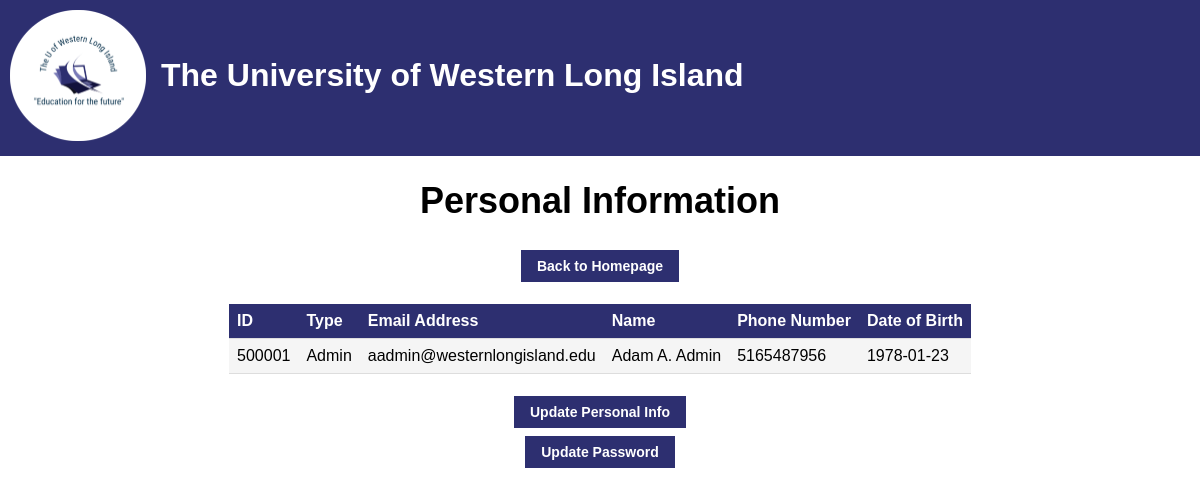
The app's page /ViewPersonalInfo.php (signed in) with its own data.
### tables this page shows
CREATE TABLE IF NOT EXISTS User (
  `ID` int(6) NOT NULL AUTO_INCREMENT unique,
  `type` varchar(8) NOT NULL,
  `email` varchar(255) NOT NULL unique,
  `password` varchar(255) NOT NULL,
  `first_Name` varchar(255) NOT NULL,
  `middle_Initial` varchar(1) DEFAULT NULL,
  `last_Name` varchar(255) NOT NULL,
  `phone_Number` varchar(10) DEFAULT NULL,
  `DOB` varchar(10) DEFAULT NULL,
  `hidden` boolean default False,
  PRIMARY KEY (`ID`)
);

### ViewPersonalInfo.php (the view, shortened to what this page needs)
<link rel="stylesheet" href="stylesheet.css">
<!doctype html>
<html>
<head>
    <ul>
    <li><img src = "UpdatedLogo.png" style="width:136;height:131;padding:10px;"></li>
    <li><div class="heading">The University of Western Long Island</div></li>
    </ul>
</head>
<body>
    <h1>Personal Information</h1>
    <a href="BackToHomepage.php">Back to Homepage</a><br>
    <?php
    	$servername = "localhost";
		$username = "root";
		$password = "";
		$dbname = "RegistrationSystem";
		$conn = new mysqli($servername, $username, $password, $dbname);
    $sql = "SELECT * FROM user WHERE ID = '" . $_SESSION["ID"] . "'";
		$result = $conn->query($sql);
		$row = $result->fetch_assoc();
      $ID = $row["ID"];
   		$type = $row["type"];
      $email = $row["email"];
      $fname = $row["first_Name"];
      $mname = $row["middle_Initial"];
      $lname = $row["last_Name"];
      $phone = $row["phone_Number"];
      $dob = $row["DOB"];
      if($type == "Admin" || $type == "Research")
      {
        echo "<p><table>
              <tr>
                <th>ID</th>
                <th>Type</th>
                <th>Email Address</th>
                <th>Name</th>
                <th>Phone Number</th>
                <th>Date of Birth</th>
              </tr>
              <tr>
                <td>". $ID ."</td>
                <td>". $type ."</td>
                <td>". $email ."</td>
                <td>". $fname . " " . $mname . ". " . $lname . "</td>
                <td>". $phone ."</td>
                <td>". $dob ."</td>
              </tr>
            </table></p>";
        }
   	?>
    <a href="UpdatePersonalInfo.php">Update Personal Info</a><br>
    <a href="UpdatePassword.php">Update Password</a><br>
</body>
</html>

### stylesheet.css (style rules this page uses)
ul { list-style-type: none; color: white; margin: 0; padding: 0; overflow: hidden; background-color: #2D2F70; top: 0; }
li { float: left; color: white; }
.heading { color: white; font-size: xx-large; margin-top: 57px; margin-left: 5px; font-weight: bold; }
body { background-color: white; background-repeat: no-repeat; background-position: left top; margin-top:0px; margin-left: 0px; margin-right: 0px; text-align: center; font-size: large; font-family: Arial, Helvetica, sans-serif; }
h1 { color: black; }
p { color: black; }
table { border-collapse: collapse; width: auto; background-color: lightgrey; }
table, th, td { text-align: left; padding: 8px; margin-left: auto; margin-right: auto; border-bottom: 1px solid #ddd; }
a { -webkit-appearance: button-bevel; -moz-appearance: button-bevel; appearance: button-bevel; background-color: #2D2F70; border: none; color: white; font-weight: bold; padding: 8px 16px; text-align: center; text-decoration: none; display: inline-block; font-size: 14px; margin: 4px 2px; -webkit-transition-duration: 0.4s; transition-duration: 0.4s; cursor: pointer; }
tr:nth-child(even) { background-color: #F5F5F5 }
tr:nth-child(odd) { background-color: white }
th { background-color: #2D2F70; color: white; position: -webkit-sticky; position: sticky; top: 0; }

### records on screen
user: ID "500001", type "Admin", email "aadmin@westernlongisland.edu", first_Name "Adam", middle_Initial "A", last_Name "Admin", phone_Number "5165487956", DOB "1978-01-23"
